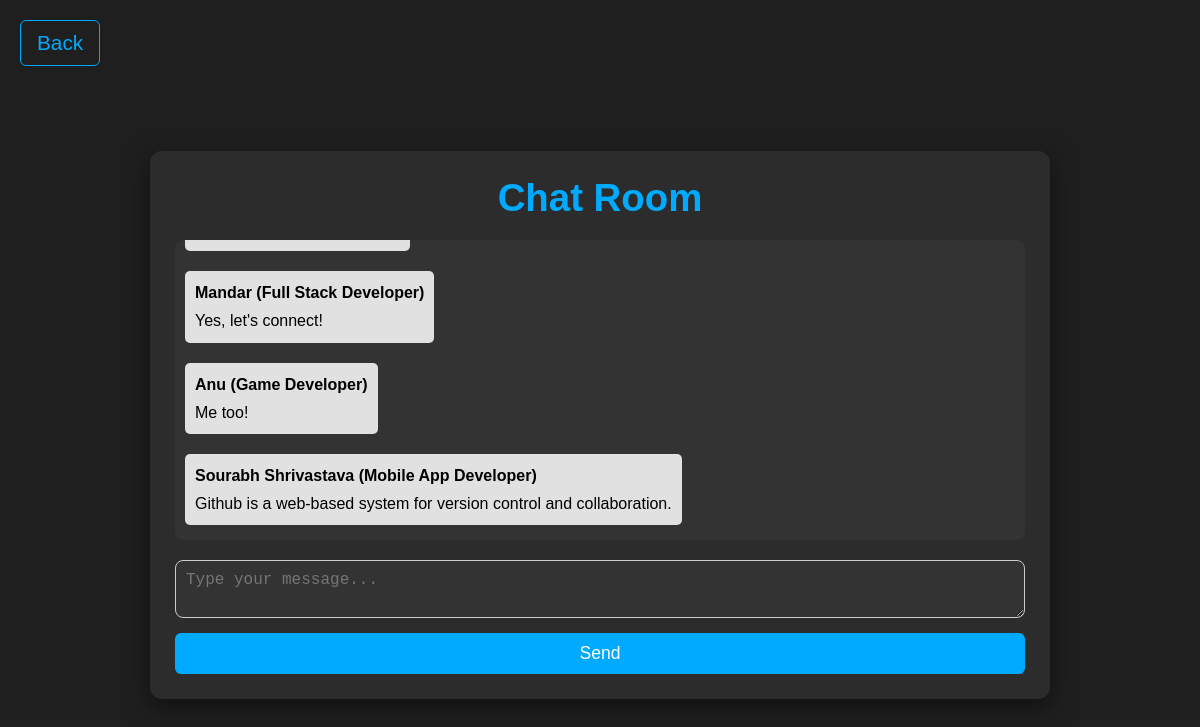
The page /chatroom on the database as committed earlier.
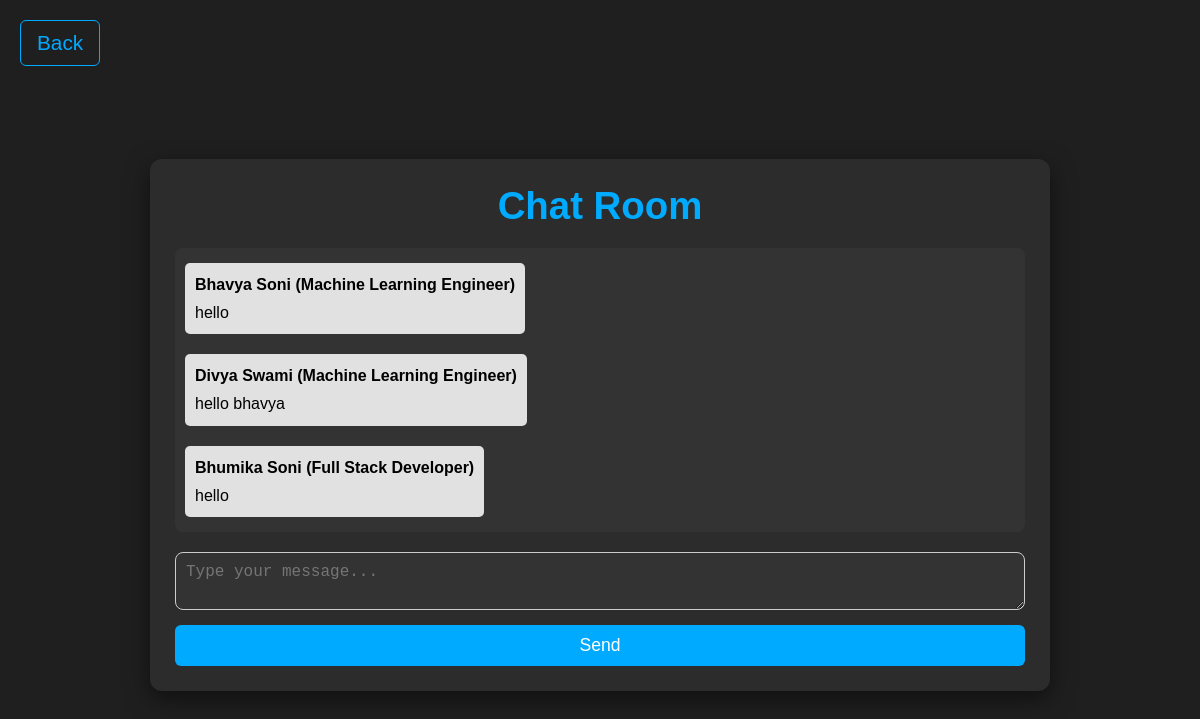
The same page on the database as committed later.
### app.py (models this page shows, shortened)
class Chats(db.Model):
    id = db.Column(db.Integer, primary_key=True, autoincrement=True)
    name = db.Column(db.String, nullable=False)
    email = db.Column(db.String, nullable=False)
    message = db.Column(db.String, nullable=False)
    course = db.Column(db.String, nullable=False)

### app.py (the view)
@app.route('/chatroom', methods=['GET', 'POST'])
def chatroom():
    if request.method == "POST":
        user = User.query.filter(User.email == session['user_email']).first()
        new_message = Chats(
            email=session['user_email'],
            name=user.name,
            course=user.path,
            message=request.form['message']
        )
        try:
            db.session.add(new_message)
            user.score += 10
            db.session.commit()
            return redirect('/chatroom')
        except:
            "Failed to update"
    else:
        messages = Chats.query.order_by(Chats.id).all()
        return render_template('chatroom.html', messages=messages)

### templates/chatroom.html (shortened to what this page needs)
{% extends "base.html" %}
{% block head %}
<link rel="stylesheet" href="{{ url_for('static', filename='style_chatroom.css') }}">
{% endblock %}
{% block body %}
<a href="/" class="back-button">Back</a>
<div class="chatroom-container">
    <div class="chat-header">
        <h1>Chat Room</h1>
    </div>
    <div class="messages-container">
        {% for message in messages %}
        <div class="message {% if message.email == session['user_email'] %}user-message{% else %}other-message{% endif %}">
            <div class="message-header">
                <strong>{{ message.name }}</strong> ({{ message.course }})
            </div>
            <div class="message-content">
                {{ message.message }}
            </div>
        </div>
        {% endfor %}
    </div>
    <form method="POST" action="/chatroom" class="message-form" id="message-form">
        <textarea name="message" placeholder="Type your message..." id="message-input" required></textarea>
        <button type="submit" id="send-button">Send</button>
    </form>
</div>
{% endblock %}

### templates/base.html (shortened to what this page needs)
<!DOCTYPE html>
<html lang="en">
<head>
    {% block head %}{% endblock %}
</head>
<body>
    {% block body %}{% endblock %}
</body>
</html>

### static/style_chatroom.css (style rules this page uses)
* { margin: 0; padding: 0; box-sizing: border-box; }
body { font-family: 'Arial', sans-serif; background-color: #1f1f1f; color: #f1f1f1; display: flex; flex-direction: column; justify-content: center; align-items: center; min-height: 100vh; padding-top: 20px; }
.back-button { position: absolute; top: 20px; left: 20px; color: #00aaff; font-size: 1.3rem; text-decoration: none; padding: 10px 16px; border: 1px solid #00aaff; border-radius: 6px; background-color: transparent; transition: background-color 0.3s, color 0.3s, transform 0.2s; z-index: 10; }
.chatroom-container { width: 90%; max-width: 900px; background-color: #2c2c2c; border-radius: 12px; box-shadow: 0 8px 25px rgba(0, 0, 0, 0.5); padding: 25px; margin-top: 80px; margin-bottom: 50px; display: flex; flex-direction: column; height: 75%; }
.chat-header h1 { color: #00aaff; font-size: 2.4rem; font-weight: 700; margin-bottom: 20px; text-align: center; }
.messages-container { flex-grow: 1; overflow-y: auto; padding: 10px; margin-bottom: 20px; background-color: #333; border-radius: 8px; max-height: 300px; }
.message { margin-bottom: 15px; padding: 10px; border-radius: 8px; font-size: 1rem; line-height: 1.5; }
.other-message { background-color: #444; color: rgb(0, 0, 0); align-self: flex-start; }
.message-header { font-weight: bold; margin-bottom: 5px; }
.message-content { font-size: 1rem; line-height: 1.4; }
.message-form { display: flex; flex-direction: column; }
#message-input { width: 100%; padding: 10px; border-radius: 8px; border: 1px solid #ccc; background-color: #333; color: white; font-size: 1rem; margin-bottom: 15px; }
#send-button { padding: 10px 20px; background-color: #00aaff; color: white; border: none; border-radius: 6px; font-size: 1.1rem; cursor: pointer; transition: background-color 0.3s, transform 0.2s; width: 100%; }
.messages-container { display: flex; flex-direction: column; gap: 10px; padding: 10px; overflow-y: auto; }
.message { max-width: 70%; padding: 10px; border-radius: 5px; background-color: #f1f1f1; margin: 5px 0; word-wrap: break-word; }
.other-message { align-self: flex-start; background-color: #e1e1e1; }

Rows that differ between the two databases and show on the page:
removed Chats: name "Mandar", course "Full Stack Developer", message "Yes, let's connect!"
removed Chats: name "Anu", course "Game Developer", message "Me too!"
removed Chats: name "Sourabh Shrivastava", course "Mobile App Developer", message "Github is a web-based system for version control and collaboration."
now on this page (row edited): Chats: name "Bhavya Soni", course "Machine Learning Engineer", message "hello"
now on this page (row edited): Chats: name "Divya Swami", course "Machine Learning Engineer", message "hello bhavya"
now on this page (row edited): Chats: name "Bhumika Soni", course "Full Stack Developer", message "hello"
